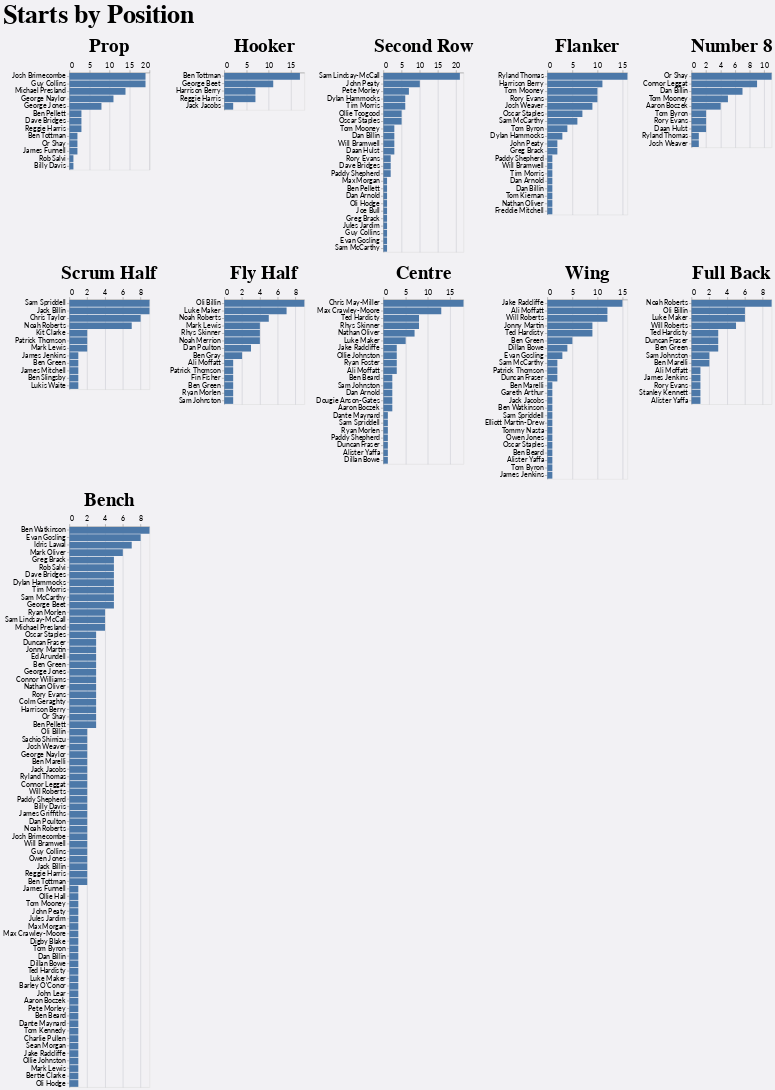

The notebook cell saved with this chart:
### Code cell
season_selection = alt.param(
    bind=alt.binding_radio(options=["All", *seasons[::-1]], name="season"), 
    value=max(seasons) 
)
squad_selection = alt.param(
    bind=alt.binding_radio(options=["1st", "2nd", "Total"], name="squad"),
    value="Total"
)
min_selection = alt.param(
    bind=alt.binding_range(name="Minimum Starts", min=1, max=20, step=1),
    value=min
)

position_order = [
    "Prop", "Hooker", "Second Row", "Flanker", "Number 8", 
    "Scrum Half", "Fly Half", "Centre", "Wing", "Full Back",
    "Bench"
]

# Altair chart: heatmap of appearances by player and position
chart = (
    alt.Chart(pos_df).mark_bar()
        .encode(
            x=alt.X('sum(appearances)', axis=alt.Axis(title=None, orient="top")),
            y=alt.Y('player_id:N', sort='-x', title=None),
            facet=alt.Facet(
                "position:O", 
                columns=5,  
                header=alt.Header(title=None, labelFontSize=36, labelOrient="top"), 
                spacing=0, 
                sort=position_order,
                align="each"
            ),
            tooltip=[
                "player_id:N", 
                "position:N", 
                alt.Tooltip("sum(appearances)", title="Starts"), 
                "TotalGames:Q",
            ],      
        )
        .resolve_scale(y="independent", x="independent")
        .properties(width=150, height=alt.Step(14), title=alt.Title(text="Starts by Position"))
        .add_params(season_selection, squad_selection)
        .transform_joinaggregate(TotalGames="sum(appearances)", groupby=["player_id", "position"])
        # .transform_window(
        #     Rank="rank(count())",
        #     groupby=["Position"],
        #     sort=[alt.SortField("count()", order="descending")]
        # )
        # .transform_filter(f"datum.TotalGames >= {min_selection.name}")
        .transform_filter(f"datum.season == {season_selection.name} | {season_selection.name} == 'All'")
        .transform_filter(f"datum.squad == {squad_selection.name} | {squad_selection.name} == 'Total'")
        # .transform_joinaggregate(Games="count()", groupby=["Player", "Position"])
        # .transform_window(
        #     Rank="dense_rank(Games)",
        #     groupby=["Position"],
        #     sort=[{"field": "Games", "order": "descending"}]
        # )
)

chart

### Figure 1 — Vega-Lite specification as saved in the notebook (floating-point values rounded to 4 significant figures; data arrays with more than 128 entries replaced by an {"elided": "..."} marker saying what was removed)
{"config": {"axis": {"labelFont": "Lato, sans-serif", "titleFont": "PT Sans Narrow, Helvetica Neue, Helvetica, Arial, sans-serif", "labelFontSize": 13, "titleFontSize": 24, "gridColor": "#202947", "gridOpacity": 0.2}, "header": {"labelFont": "PT Sans Narrow, Helvetica Neue, Helvetica, Arial, sans-serif", "titleFont": "PT Sans Narrow, Helvetica Neue, Helvetica, Arial, sans-serif", "labelFontSize": 24, "titleFontSize": 28, "labelFontWeight": "bold", "orient": "left"}, "legend": {"labelFont": "Lato, sans-serif", "titleFont": "PT Sans Narrow, Helvetica Neue, Helvetica, Arial, sans-serif", "labelFontSize": 14, "titleFontSize": 16, "titlePadding": 5, "fillColor": "white", "strokeColor": "black", "padding": 10, "titleFontWeight": "lighter", "titleFontStyle": "italic", "titleColor": "gray", "offset": 10}, "title": {"font": "PT Sans Narrow, Helvetica Neue, Helvetica, Arial, sans-serif", "fontSize": 48, "fontWeight": "bold", "anchor": "start", "align": "center", "titlePadding": 20, "subtitlePadding": 10, "subtitleFontSize": 13, "subtitleColor": "", "subtitleFontStyle": "italic", "offset": 15, "color": "black"}, "axisX": {"labelAngle": 0}, "facet": {"title": null, "header": null, "align": {"row": "each", "column": "each"}}, "resolve": {"scale": {"y": "independent", "facet": "independent"}}, "background": "#f2f1f4"}, "data": {"name": "data-7d79e30964ab357a1b6e0029a4bee8f1"}, "mark": {"type": "bar"}, "encoding": {"facet": {"align": "each", "columns": 5, "field": "position", "header": {"labelFontSize": 36, "labelOrient": "top", "title": null}, "sort": ["Prop", "Hooker", "Second Row", "Flanker", "Number 8", "Scrum Half", "Fly Half", "Centre", "Wing", "Full Back", "Bench"], "spacing": 0, "type": "ordinal"}, "tooltip": [{"field": "player_id", "type": "nominal"}, {"field": "position", "type": "nominal"}, {"aggregate": "sum", "field": "appearances", "title": "Starts", "type": "quantitative"}, {"field": "TotalGames", "type": "quantitative"}], "x": {"aggregate": "sum", "axis": {"orient": "top", "title": null}, "field": "appearances", "type": "quantitative"}, "y": {"field": "player_id", "sort": "-x", "title": null, "type": "nominal"}}, "height": {"step": 14}, "params": [{"name": "param_61", "bind": {"input": "radio", "options": ["All", "2024/25", "2023/24", "2022/23", "2021/22"], "name": "season"}, "value": "2024/25"}, {"name": "param_62", "bind": {"input": "radio", "options": ["1st", "2nd", "Total"], "name": "squad"}, "value": "Total"}], "resolve": {"scale": {"x": "independent", "y": "independent"}}, "title": {"text": "Starts by Position"}, "transform": [{"joinaggregate": [{"op": "sum", "field": "appearances", "as": "TotalGames"}], "groupby": ["player_id", "position"]}, {"filter": "datum.season == param_61 | param_61 == 'All'"}, {"filter": "datum.squad == param_62 | param_62 == 'Total'"}], "width": 150, "$schema": "https://vega.github.io/schema/vega-lite/v5.20.1.json", "datasets": {"data-7d79e30964ab357a1b6e0029a4bee8f1": {"elided": "1006 records"}}}
